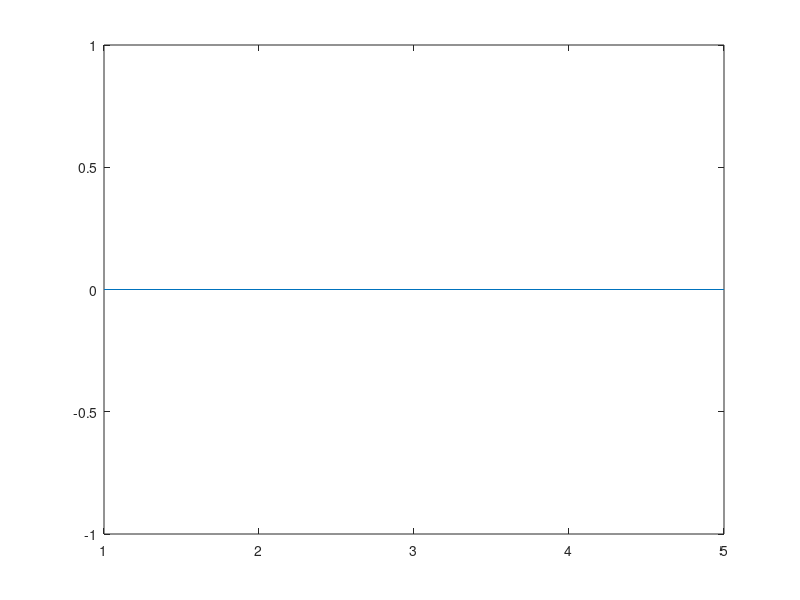

Here is the MATLAB script that generated this plot:
# print
"Hello World"

x = [10 20 30 40 50]
x(2)

y = 1
clear y

x = 1:100;
x(25)

x = 1:0.5:100;
x(25)

x = ones(1,5)
x = zeros(1,5)




% plot(x)
% stem(x)
% waitfor(bar(x))

y = x.^2
plot(y)

a = [
    1, 2;
    3, 4
]

% x = imread('');
% x_cinza = rgb2gray(x);
% imshow(x_cinza);
